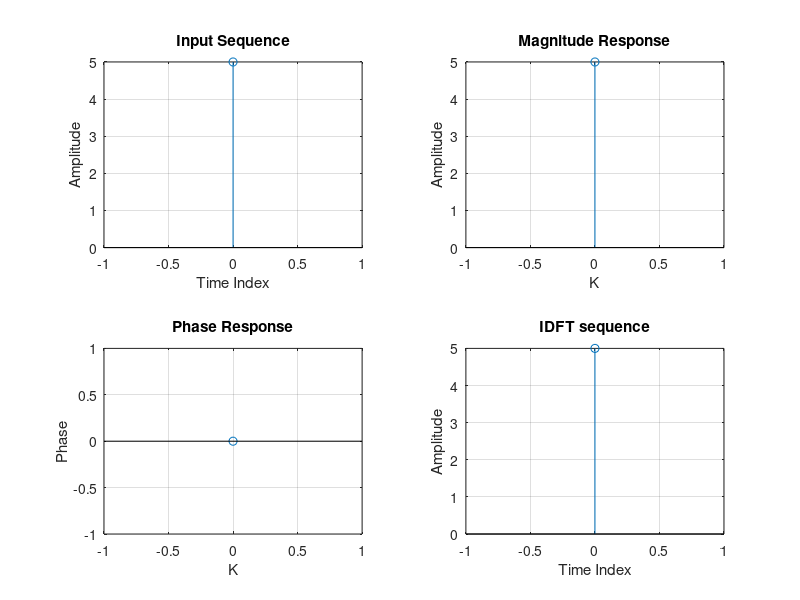

Reproduce this figure in MATLAB.
clc
close all;
clear all;
xn=input('Enter the sequence x(n)'); 
ln=length(xn); %find the length of the sequence
xk=zeros(1,ln); %initilise an array of same size as that of input sequence
ixk=zeros(1,ln);
for k=0:ln-1
for n=0:ln-1
xk(k+1)=xk(k+1)+(xn(n+1)*exp((-i)*2*pi*k*n/ln));
end
end
%code block to plot the input sequence
%----------------------------------------

t=0:ln-1;
subplot(221);
stem(t,xn);
grid
ylabel ('Amplitude');
xlabel ('Time Index');
title('Input Sequence');
%----------------------------------------

magnitude=abs(xk); 
t=0:ln-1;
subplot(222);
stem(t,magnitude);
grid
ylabel ('Amplitude');
xlabel ('K');
title ('Magnitude Response');
phase=angle(xk); % Find the phases of individual DFT points
t=0:ln-1;
subplot(223);
stem(t,phase);
grid
ylabel ('Phase');
xlabel ('K');
title('Phase Response');
t=0:ln-1;
subplot(224);
stem(t,xn);
grid;
ylabel ('Amplitude');
xlabel ('Time Index');
title ('IDFT sequence');